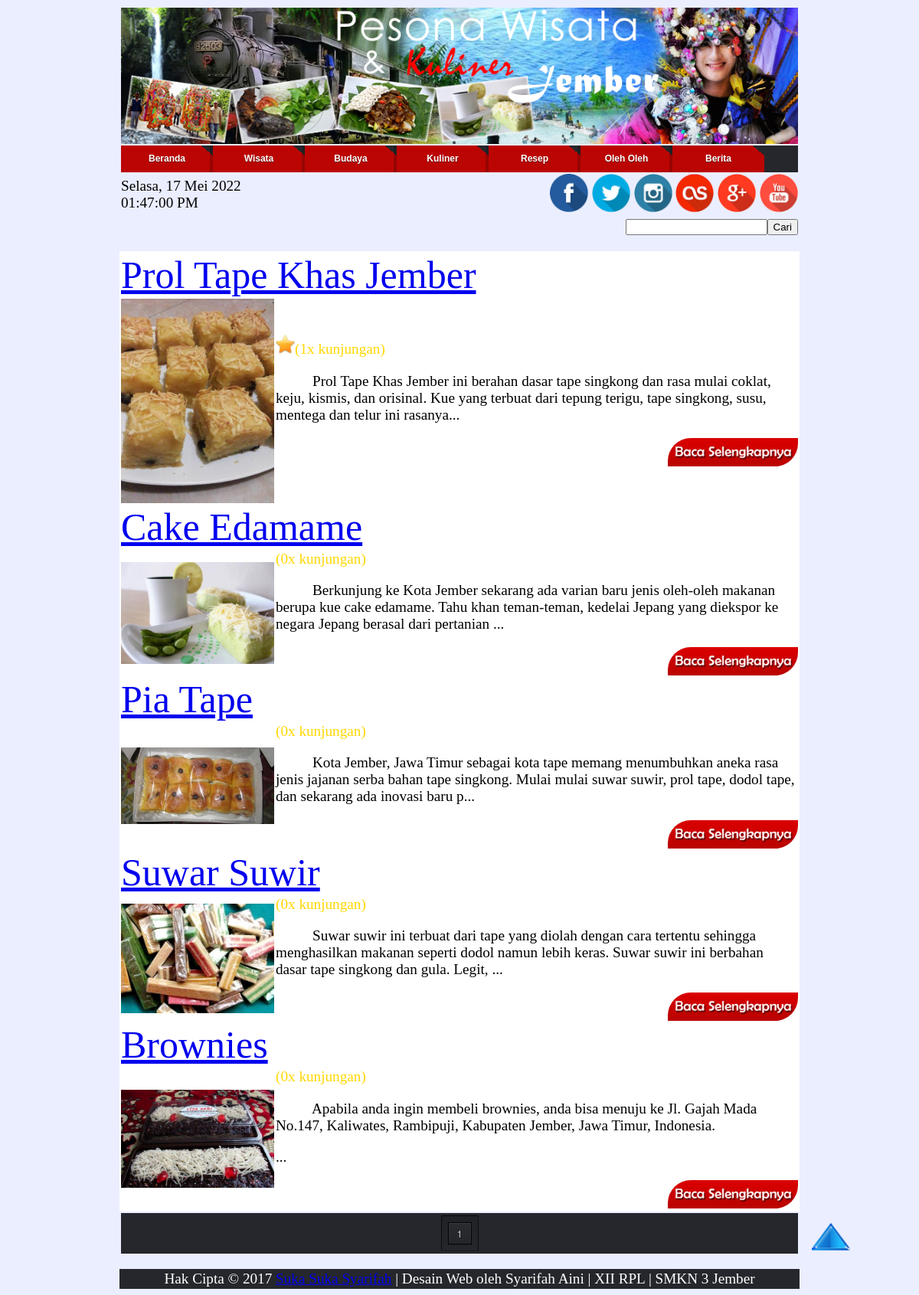
/oleholeh.php, run on the app's committed database.
### tables this page shows
CREATE TABLE IF NOT EXISTS `berita` (
  `id_berita` int(11) NOT NULL AUTO_INCREMENT,
  `judul` varchar(40) NOT NULL,
  `tgl_buat` date DEFAULT NULL,
  `tgl_update` date NOT NULL,
  `gambar` varchar(100) NOT NULL,
  `isi` text NOT NULL,
  `kategori` varchar(15) NOT NULL,
  `kunjungan` int(11) NOT NULL,
  PRIMARY KEY (`id_berita`)
);

### oleholeh.php (the view, shortened to what this page needs)
<html>
<body>
<?php
include "admin/menu.php";
?>
<center>
<table border="0">
	<tr><td colspan="2" align="right"><form method="get" action="pencarianoleholeh.php"><input type="text" name="cari_teks" value="<?php echo $_GET[cari_teks];?>"><input type="submit" name="cari" value="Cari" ></form></td></tr>
</table>
<table border="0" width="1000" bgcolor="white">
<?php
	$per_page = 5;
	$page_query = mysql_query("SELECT COUNT(*) FROM berita where kategori='oleholeh'");
	$pages = ceil(mysql_result($page_query, 0) / $per_page);
	$page = (isset($_GET['page'])) ? (int)$_GET['page'] : 1;
	$start = ($page - 1) * $per_page;
	$query="select id_berita,judul,tgl_buat,tgl_update,gambar,isi,kategori,kunjungan from berita where kategori='oleholeh' order by kunjungan DESC limit $start, $per_page";
	$sql=mysql_query($query);
	while($hasil=mysql_fetch_array($sql)){
		$id=$hasil['id_berita'];
		$judul=$hasil['judul'];
		$gambar=$hasil['gambar'];
		$isi=$hasil['isi'];
		$kunjungan=$hasil['kunjungan'];
		echo'<tr><td colspan="2"><div class="teks"><a href="isiberita.php?id='.$id.'" id="warna-tulisan">'.$judul.'</a></div></td></tr>
<tr><td width="200"><center><img src="images/'.$gambar.'" title="'.$gambar.'" alt="'.$gambar.'"></td><td>';
		include "kunjungan.php";
		echo substr($isi,0,250).'...<p align="right"><a href="isiberita.php?id='.$id.'"><img src="images/Baca Selengkapnya.jpg" class="mode7" height="25%" width="25%" alt="Baca Selengkapnya"></a></p></td></tr>';
	}
	echo'<tr><td colspan="2"></td></tr></table>';
?>
<table border="0"><tr><td>
<section class="container">
    <nav class="pagination">
<?php
		if($pages >= 1 && $page <= $pages){
			for($x=1; $x<=$pages; $x++){
				echo ($x == $page) ? '<a href="?page='.$x.'"><span>'.$x.'</span></a></b> ' : '<a href="?page='.$x.'">'.$x.'</a> ';
			}
		}
?>
    </nav>
    </section>
</td></tr>
</table>
    <?php
	include 'admin/footer.php';
	?>
</body>
</html>

### kunjungan.php
<?php
if($kunjungan==1){
			echo '<img src="images/Logo Bintang.png" height="25" width="25" alt="Logo Bintang">';
		}else if($kunjungan==2){
			echo '<img src="images/Logo Bintang.png" height="25" width="25" alt="Logo Bintang">
			<img src="images/Logo Bintang.png" height="25" width="25" alt="Logo Bintang">';
		}else if($kunjungan==3){
			echo '<img src="images/Logo Bintang.png" height="25" width="25" alt="Logo Bintang">
			<img src="images/Logo Bintang.png" height="25" width="25" alt="Logo Bintang">
			<img src="images/Logo Bintang.png" height="25" width="25" alt="Logo Bintang">';
		}else if($kunjungan==4){
			echo '<img src="images/Logo Bintang.png" height="25" width="25" alt="Logo Bintang">
			<img src="images/Logo Bintang.png" height="25" width="25" alt="Logo Bintang">
			<img src="images/Logo Bintang.png" height="25" width="25" alt="Logo Bintang">
			<img src="images/Logo Bintang.png" height="25" width="25" alt="Logo Bintang">';
		}else if($kunjungan>=5){
			echo '<img src="images/Logo Bintang.png" height="25" width="25" alt="Logo Bintang">
			<img src="images/Logo Bintang.png" height="25" width="25" alt="Logo Bintang">
			<img src="images/Logo Bintang.png" height="25" width="25" alt="Logo Bintang">
			<img src="images/Logo Bintang.png" height="25" width="25" alt="Logo Bintang">
			<img src="images/Logo Bintang.png" height="25" width="25" alt="Logo Bintang">';
		}
echo '<font color="gold">('.$kunjungan.'x kunjungan)</font>';
?>

### admin/menu.php (style rules this page uses)
body { font-family:Calibri; background-color:#ebeeff; }
.container { margin: 0px auto; width: auto; text-align: center; background-color:#26272c; }
.container .pagination { margin: 3px 0; }
.pagination { padding: 8px; background-clip: padding-box; border: 1px solid; border-color: #070809 #0d0e0f #131517; border-color: rgba(0, 0, 0, 0.8) rgba(0, 0, 0, 0.65) rgba(0, 0, 0, 0.5); border-radius: 3px; display: inline-block; vertical-align: baseline; zoom: 1; *display: inline; *vertical-align: auto; background-image: -webkit-linear-gradient(top, rgba(0, 0, 0, 0.12), rgba(0, 0, 0, 0)); background-image: -moz-linear-gradient(top, rgba(0, 0, 0, 0.12), rgba(0, 0, 0, 0)); background-image: -o-linear-gradient(top, rgba(0, 0, 0, 0.12), rgba(0, 0, 0, 0)); background-image: linear-gradient(to bottom, rgba(0, 0, 0, 0.12), rgba(0, 0, 0, 0)); -webkit-box-shadow: 0 1px rgba(255, 255, 255, 0.05); box-shadow: 0 1px rgba(255, 255, 255, 0.05); }
.pagination > a, .pagination > span { float: left; margin-left: 5px; padding: 0 6px; min-width: 17px; line-height: 27px; font-family: 'Helvetica Neue', Helvetica, Arial, sans-serif; font-size: 12px; font-weight: 500; color: #d4d4d4; text-align: center; text-decoration: none; border: 1px solid black; border-radius: 0px; }
.pagination :first-child { margin-left: 0; }
.pagination > a { text-decoration: none; text-shadow: 0 1px black; background-clip: padding-box; border-color: rgba(0, 0, 0, 0.9); background-image: -webkit-linear-gradient(top, rgba(255, 255, 255, 0.04), rgba(255, 255, 255, 0)); background-image: -moz-linear-gradient(top, rgba(255, 255, 255, 0.04), rgba(255, 255, 255, 0)); background-image: -o-linear-gradient(top, rgba(255, 255, 255, 0.04), rgba(255, 255, 255, 0)); background-image: linear-gradient(to bottom, rgba(255, 255, 255, 0.04), rgba(255, 255, 255, 0)); -webkit-box-shadow: inset 0 0 0 1px rgba(255, 255, 255, 0.04), inset 0 1px rgba(255, 255, 255, 0.04), inset 0 -1px rgba(0, 0, 0, 0.15), 0 1px 1px rgba(0, 0, 0, 0.1); box-shadow: inset 0 0 0 1px rgba(255, 255, 255, 0.04), inset 0 1px rgba(255, 255, 255, 0.04), inset 0 -1px rgba(0, 0, 0, 0.15), 0 1px 1px rgba(0, 0, 0, 0.1); -webkit-transition: 0.1s ease-out; -moz-transition: 0.1s ease-out; -o-transition: 0.1s ease-out; transition: 0.1s ease-out; }
#warna-tulisan { animation: 5s infinite gantiwarna linear; -webkit-animation: 5s infinite gantiwarna linear }
.mode7 { border-radius: 30px 0 30px 0; -moz-border-radius: 30px 0 30px 0; -webkit-border-radius: 30px 0 30px 0; -o-border-radius: 30px 0 30px 0; transition: all 0.5s; -moz-transition: all 0.5s; -webkit-transition: all 0.5s; -o-transition: all 0.5s; }
img { max-width:100% }
table { width: 75%; }
table tr { padding: .35em; }
table th, table td { padding: 0em; font-size:1.2em; }
table td img { text-align: center; }
.teks { font-family:Gabriola; font-size:50px; color:red; }

### data on the page
berita: judul "Prol Tape Khas Jember", gambar (picture), kunjungan "1", isi "Prol Tape Khas Jember ini berahan dasar tape singkong dan rasa mulai coklat, keju, kismis, dan orisinal. Kue yang terbuat dari tepung terigu, tape singkong, susu, mentega dan telur ini rasanya"
berita: judul "Cake Edamame", gambar (picture), kunjungan "0", isi "Berkunjung ke Kota Jember sekarang ada varian baru jenis oleh-oleh makanan berupa kue cake edamame. Tahu khan teman-teman, kedelai Jepang yang diekspor ke negara Jepang berasal dari pertanian"
berita: judul "Pia Tape", gambar (picture), kunjungan "0", isi "Kota Jember, Jawa Timur sebagai kota tape memang menumbuhkan aneka rasa jenis jajanan serba bahan tape singkong. Mulai mulai suwar suwir, prol tape, dodol tape, dan sekarang ada inovasi baru p"
berita: judul "Suwar Suwir", gambar (picture), kunjungan "0", isi "Suwar suwir ini terbuat dari tape yang diolah dengan cara tertentu sehingga menghasilkan makanan seperti dodol namun lebih keras. Suwar suwir ini berbahan dasar tape singkong dan gula. Legit,"
berita: judul "Brownies", gambar (picture), kunjungan "0", isi "Apabila anda ingin membeli brownies, anda bisa menuju ke Jl. Gajah Mada No.147, Kaliwates, Rambipuji, Kabupaten Jember, Jawa Timur, Indonesia."
